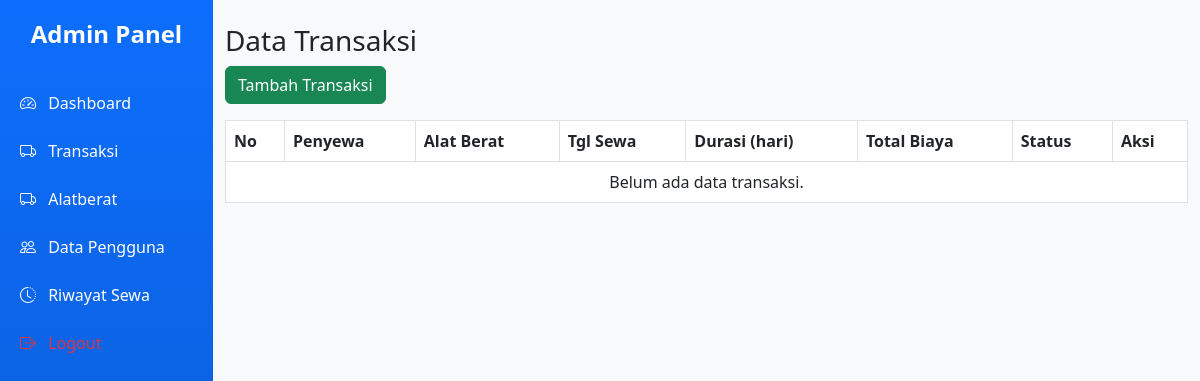
Page /admin/transaksi.php (signed in) on the earlier database version.
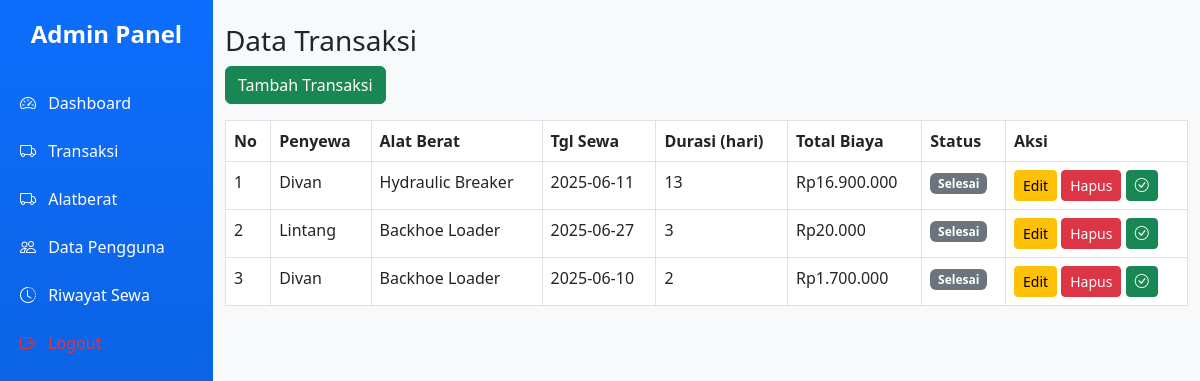
Same page on the later database version.
### tables this page shows
CREATE TABLE `transaksi` (
  `id` int NOT NULL,
  `id_user` int DEFAULT NULL,
  `id_alat` int DEFAULT NULL,
  `tanggal_sewa` date DEFAULT NULL,
  `durasi` int DEFAULT NULL,
  `total_biaya` int DEFAULT NULL,
  `status` enum('menunggu','disetujui','berjalan','selesai','ditolak') DEFAULT 'menunggu'
);

CREATE TABLE `users` (
  `id` int NOT NULL,
  `nama` varchar(100) DEFAULT NULL,
  `email` varchar(100) DEFAULT NULL,
  `password` varchar(255) DEFAULT NULL,
  `role` enum('admin','user') DEFAULT 'user'
);

CREATE TABLE `alat_berat` (
  `id` int NOT NULL,
  `nama_alat` varchar(100) DEFAULT NULL,
  `jenis` varchar(50) DEFAULT NULL,
  `harga_per_hari` int DEFAULT NULL,
  `foto` varchar(255) DEFAULT NULL,
  `status` enum('tersedia','disewa') DEFAULT 'tersedia',
  `id_kategori` int DEFAULT NULL
);

### admin/transaksi.php (the view, shortened to what the changed rows need)
<?php
include "../config/db.php";
$action = $_GET['action'] ?? '';
$query = "SELECT t.*, a.nama_alat, u.nama AS nama_user
          FROM transaksi t
          JOIN alat_berat a ON t.id_alat = a.id
          JOIN users u ON t.id_user = u.id
          ORDER BY t.id DESC";
$result = mysqli_query($conn, $query);
?>
<!DOCTYPE html>
<html lang="id">
<head>
    <link href="https://cdn.jsdelivr.net/npm/bootstrap@5.3.0/dist/css/bootstrap.min.css" rel="stylesheet">
</head>
<body>
    <?php
    include "sidebar_admin.php";
    ?>
    <div class="container mt-4">
        <?php if ($action == 'add' || ($action == 'edit' && isset($data_edit))): ?>
            <h5><?= $action == 'add' ? 'Tambah Transaksi' : 'Edit Transaksi' ?></h5>
            <form method="POST" action="">
                <div class="mb-3">
                    <label>ID Alat Berat</label>
                    <input type="number" name="id_alat" class="form-control" required value="<?= $action == 'edit' ? $data_edit['id_alat'] : '' ?>">
                </div>
                <div class="mb-3">
                    <label>ID User</label>
                    <input type="number" name="id_user" class="form-control" required value="<?= $action == 'edit' ? $data_edit['id_user'] : '' ?>">
                </div>
                <div class="mb-3">
                    <label>Tanggal Sewa</label>
                    <input type="date" name="tanggal_sewa" class="form-control" required value="<?= $action == 'edit' ? $data_edit['tanggal_sewa'] : '' ?>">
                </div>
                <div class="mb-3">
                    <label>Durasi (hari)</label>
                    <input type="number" name="durasi" class="form-control" required value="<?= $action == 'edit' ? $data_edit['durasi'] : '' ?>">
                </div>
                <div class="mb-3">
                    <label>Total Biaya</label>
                    <input type="number" name="total_biaya" class="form-control" required value="<?= $action == 'edit' ? $data_edit['total_biaya'] : '' ?>">
                </div>
                <div class="mb-3">
                    <label>Status</label>
                    <select name="status" class="form-select" required>
                        <option value="menunggu" <?= ($action == 'edit' && $data_edit['status'] == 'menunggu') ? 'selected' : '' ?>>Menunggu</option>
                        <option value="disetujui" <?= ($action == 'edit' && $data_edit['status'] == 'disetujui') ? 'selected' : '' ?>>Disetujui</option>
                        <option value="berjalan" <?= ($action == 'edit' && $data_edit['status'] == 'berjalan') ? 'selected' : '' ?>>Berjalan</option>
                        <option value="selesai" <?= ($action == 'edit' && $data_edit['status'] == 'selesai') ? 'selected' : '' ?>>Selesai</option>
                        <option value="ditolak" <?= ($action == 'edit' && $data_edit['status'] == 'ditolak') ? 'selected' : '' ?>>Ditolak</option>
                    </select>
                </div>
                <button type="submit" class="btn btn-primary"><?= $action == 'add' ? 'Tambah' : 'Update' ?></button>
                <a href="transaksi.php" class="btn btn-secondary">Batal</a>
            </form>
        <?php else: ?>
            <table class="table table-bordered">
                <thead>
                    <tr>
                        <th>No</th>
                        <th>Penyewa</th>
                        <th>Alat Berat</th>
                        <th>Tgl Sewa</th>
                        <th>Durasi (hari)</th>
                        <th>Total Biaya</th>
                        <th>Status</th>
                        <th>Aksi</th>
                    </tr>
                </thead>
                <tbody>
                    <?php if (mysqli_num_rows($result) > 0): ?>
                        <?php $no = 1;
                        while ($row = mysqli_fetch_assoc($result)): ?>
                            <tr>
                                <td><?= $no++ ?></td>
                                <td><?= htmlspecialchars($row['nama_user']) ?></td>
                                <td><?= htmlspecialchars($row['nama_alat']) ?></td>
                                <td><?= htmlspecialchars($row['tanggal_sewa']) ?></td>
                                <td><?= $row['durasi'] ?></td>
                                <td>Rp<?= number_format($row['total_biaya'], 0, ',', '.') ?></td>
                                <td>
                                    <?php
                                    $status = $row['status'];
                                    $badge = 'secondary';
                                    ?>
                                    <span class="badge bg-<?= $badge ?>"><?= ucfirst($status) ?></span>
                                </td>
                                <td>
                                    <a href="transaksi.php?action=edit&id=<?= $row['id'] ?>" class="btn btn-warning btn-sm">Edit</a>
                                    <a href="transaksi.php?action=delete&id=<?= $row['id'] ?>" onclick="return confirm('Yakin hapus data?')" class="btn btn-danger btn-sm">Hapus</a>
                                    <a href="transaksi.php?action=selesai&id=<?= $row['id'] ?>" onclick="return confirm('Tandai transaksi ini sebagai selesai?')" class="btn btn-success btn-sm" title="Selesaikan">
                                        <i class="bi bi-check-circle"></i>
                                    </a>
                                </td>
                            </tr>
                        <?php endwhile; ?>
                    <?php else: ?>
                        <tr>
                            <td colspan="8" class="text-center">Belum ada data transaksi.</td>
                        </tr>
                    <?php endif; ?>
                </tbody>
            </table>
        <?php endif; ?>
    </div>
</body>
</html>

Differences in the rows shown:
added transaksi: id_user.nama "Divan", id_alat.nama_alat "Hydraulic Breaker", tanggal_sewa "2025-06-11", durasi "13", total_biaya "16.900.000", status "Selesai"
added transaksi: id_user.nama "Lintang", id_alat.nama_alat "Backhoe Loader", tanggal_sewa "2025-06-27", durasi "3", total_biaya "20.000", status "Selesai"
added transaksi: id_user.nama "Divan", id_alat.nama_alat "Backhoe Loader", tanggal_sewa "2025-06-10", durasi "2", total_biaya "1.700.000", status "Selesai"
Other differences:
text no longer shown: "Belum ada data transaksi."
